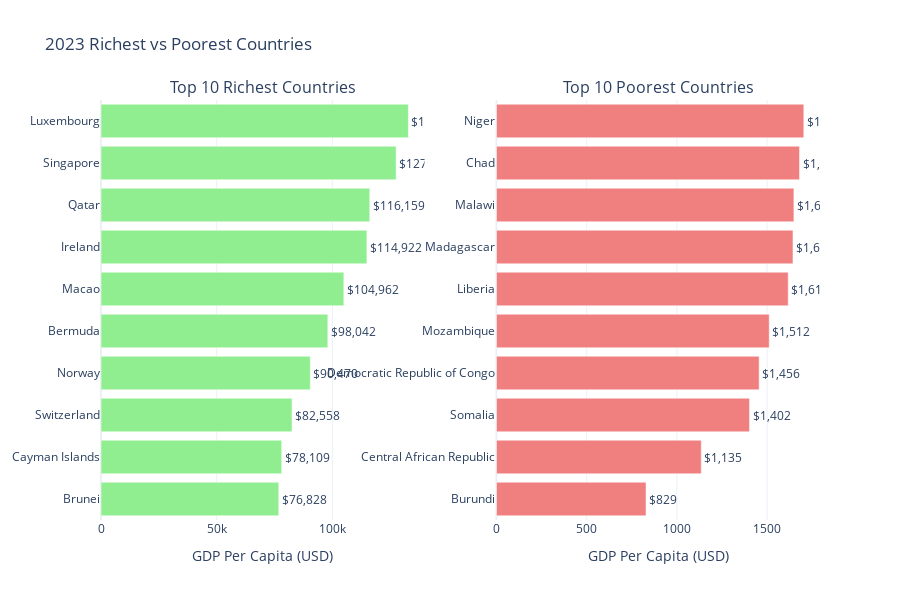

The cell this chart's notebook holds for it:
### Markdown cell above
## 🏆 3. Richest vs Poorest Countries Analysis

### Code cell
# Filter 2023 data
df_2023 = df[df['Year'] == 2023].copy()
df_2023 = df_2023.dropna(subset=[gdp_column])

# Richest and poorest 10 countries
top_10 = df_2023.nlargest(10, gdp_column)
bottom_10 = df_2023.nsmallest(10, gdp_column)

# Create subplot
fig = make_subplots(
    rows=1, cols=2,
    subplot_titles=('Top 10 Richest Countries', 'Top 10 Poorest Countries'),
    horizontal_spacing=0.1
)

# Richest countries
fig.add_trace(
    go.Bar(
        y=top_10['Entity'][::-1],  # Reverse order for better display
        x=top_10[gdp_column][::-1],
        orientation='h',
        name='Richest',
        marker_color='lightgreen',
        text=[f'${x:,.0f}' for x in top_10[gdp_column][::-1]],
        textposition='outside'
    ),
    row=1, col=1
)

# Poorest countries
fig.add_trace(
    go.Bar(
        y=bottom_10['Entity'],
        x=bottom_10[gdp_column],
        orientation='h',
        name='Poorest',
        marker_color='lightcoral',
        text=[f'${x:,.0f}' for x in bottom_10[gdp_column]],
        textposition='outside'
    ),
    row=1, col=2
)

fig.update_layout(
    title='2023 Richest vs Poorest Countries',
    height=600,
    showlegend=False
)

fig.update_xaxes(title_text="GDP Per Capita (USD)", row=1, col=1)
fig.update_xaxes(title_text="GDP Per Capita (USD)", row=1, col=2)

fig.show()

# Display numerical analysis
print("🏆 TOP 10 RICHEST COUNTRIES (2023):")
for i, (_, row) in enumerate(top_10.iterrows(), 1):
    print(f"{i:2}. {row['Entity']:20} ${row[gdp_column]:>8,.0f}")

print("\n💔 TOP 10 POOREST COUNTRIES (2023):")
for i, (_, row) in enumerate(bottom_10.iterrows(), 1):
    print(f"{i:2}. {row['Entity']:20} ${row[gdp_column]:>8,.0f}")

# Wealth inequality analysis
max_gdp = top_10[gdp_column].iloc[0]
min_gdp = bottom_10[gdp_column].iloc[0]
ratio = max_gdp / min_gdp

print(f"\n📊 WEALTH INEQUALITY:")
print(f"🔺 Richest: {top_10['Entity'].iloc[0]} (${max_gdp:,.0f})")
print(f"🔻 Poorest: {bottom_10['Entity'].iloc[0]} (${min_gdp:,.0f})")
print(f"⚡ Ratio: {ratio:.1f}x difference")

### Figure 1 — Plotly figure (JSON) as saved in the notebook; plotly's stock layout.template omitted (floating-point values rounded to 4 significant figures)
{"data": [{"marker": {"color": "lightgreen"}, "name": "Richest", "orientation": "h", "text": ["$76,828", "$78,109", "$82,558", "$90,470", "$98,042", "$104,962", "$114,922", "$116,159", "$127,544", "$132,847"], "textposition": "outside", "type": "bar", "x": [76830.0, 78110.0, 82560.0, 90470.0, 98040.0, 105000.0, 114900.0, 116200.0, 127500.0, 132800.0], "xaxis": "x", "y": ["Brunei", "Cayman Islands", "Switzerland", "Norway", "Bermuda", "Macao", "Ireland", "Qatar", "Singapore", "Luxembourg"], "yaxis": "y"}, {"marker": {"color": "lightcoral"}, "name": "Poorest", "orientation": "h", "text": ["$829", "$1,135", "$1,402", "$1,456", "$1,512", "$1,617", "$1,643", "$1,648", "$1,679", "$1,703"], "textposition": "outside", "type": "bar", "x": [828.9, 1135.0, 1402.0, 1456.0, 1512.0, 1617.0, 1643.0, 1648.0, 1679.0, 1703.0], "xaxis": "x2", "y": ["Burundi", "Central African Republic", "Somalia", "Democratic Republic of Congo", "Mozambique", "Liberia", "Madagascar", "Malawi", "Chad", "Niger"], "yaxis": "y2"}], "layout": {"annotations": [{"font": {"size": 16}, "showarrow": false, "text": "Top 10 Richest Countries", "x": 0.225, "xanchor": "center", "xref": "paper", "y": 1, "yanchor": "bottom", "yref": "paper"}, {"font": {"size": 16}, "showarrow": false, "text": "Top 10 Poorest Countries", "x": 0.775, "xanchor": "center", "xref": "paper", "y": 1, "yanchor": "bottom", "yref": "paper"}], "height": 600, "showlegend": false, "title": {"text": "2023 Richest vs Poorest Countries"}, "xaxis": {"anchor": "y", "domain": [0, 0.45], "title": {"text": "GDP Per Capita (USD)"}}, "xaxis2": {"anchor": "y2", "domain": [0.55, 1], "title": {"text": "GDP Per Capita (USD)"}}, "yaxis": {"anchor": "x", "domain": [0, 1]}, "yaxis2": {"anchor": "x2", "domain": [0, 1]}}}
